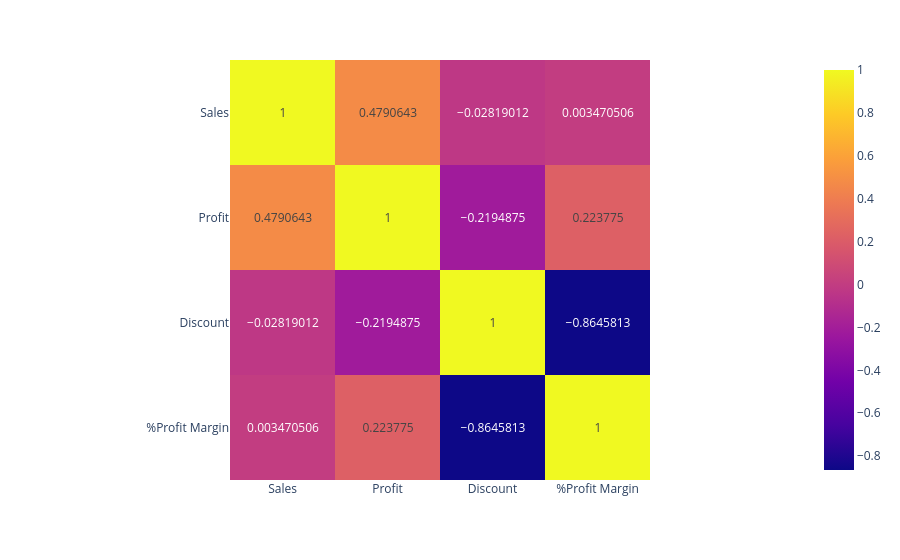

The code cell stored with this chart in its notebook:
### Code cell
fig = px.imshow(corr_matrix,text_auto=True)
fig.show()

### Figure 1 — Plotly figure (JSON) as saved in the notebook; plotly's stock layout.template omitted (floating-point values rounded to 4 significant figures)
{"data": [{"coloraxis": "coloraxis", "hovertemplate": "x: %{x}<br>y: %{y}<br>color: %{z}<extra></extra>", "name": "0", "texttemplate": "%{z}", "type": "heatmap", "x": ["Sales", "Profit", "Discount", "%Profit Margin"], "xaxis": "x", "y": ["Sales", "Profit", "Discount", "%Profit Margin"], "yaxis": "y", "z": [[1.0, 0.4791, -0.02819, 0.003471], [0.4791, 1.0, -0.2195, 0.2238], [-0.02819, -0.2195, 1.0, -0.8646], [0.003471, 0.2238, -0.8646, 1.0]]}], "layout": {"coloraxis": {"colorscale": [[0, "#0d0887"], [0.1111, "#46039f"], [0.2222, "#7201a8"], [0.3333, "#9c179e"], [0.4444, "#bd3786"], [0.5556, "#d8576b"], [0.6667, "#ed7953"], [0.7778, "#fb9f3a"], [0.8889, "#fdca26"], [1, "#f0f921"]]}, "margin": {"t": 60}, "xaxis": {"anchor": "y", "constrain": "domain", "domain": [0, 1], "scaleanchor": "y"}, "yaxis": {"anchor": "x", "autorange": "reversed", "constrain": "domain", "domain": [0, 1]}}}
